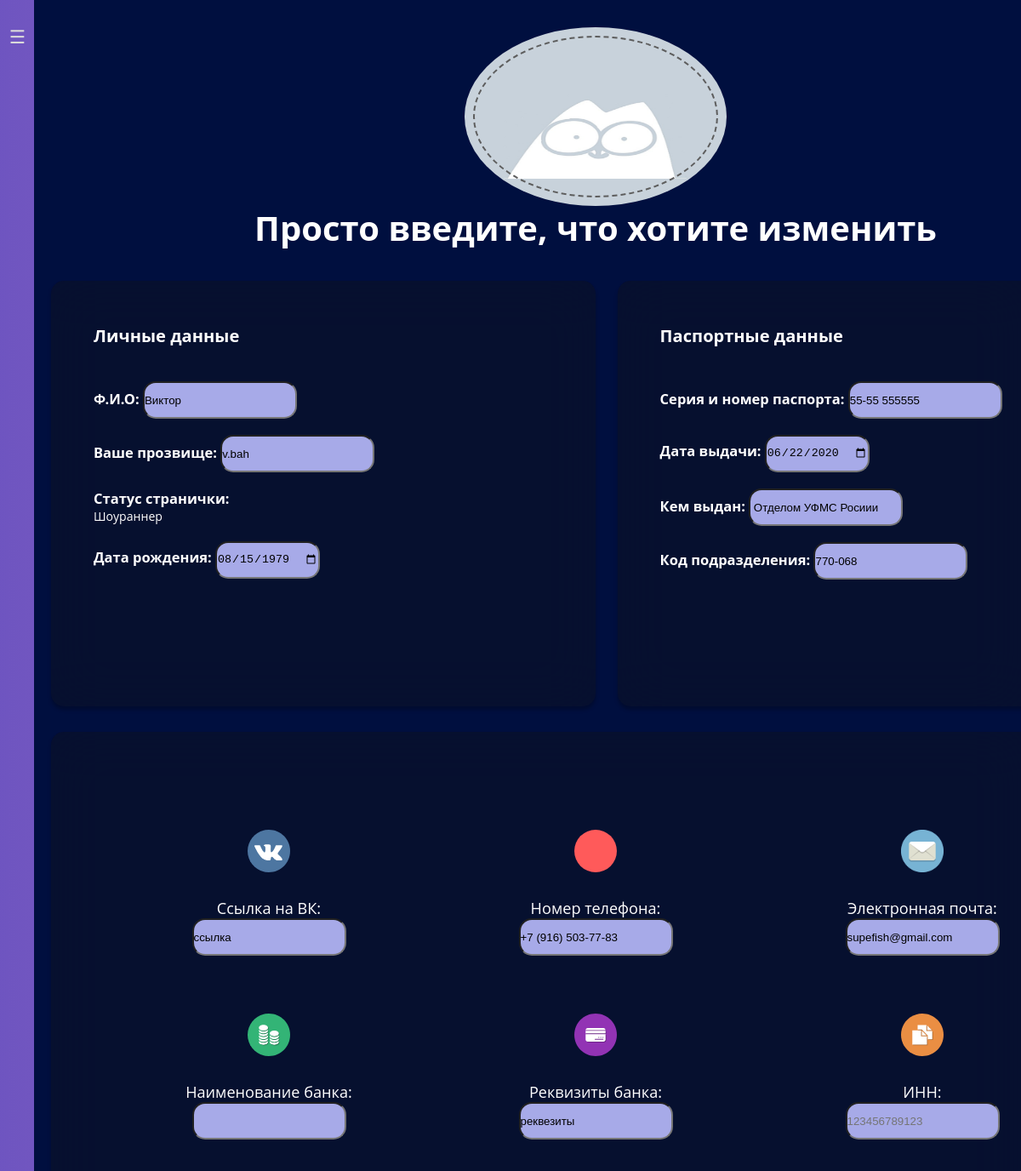
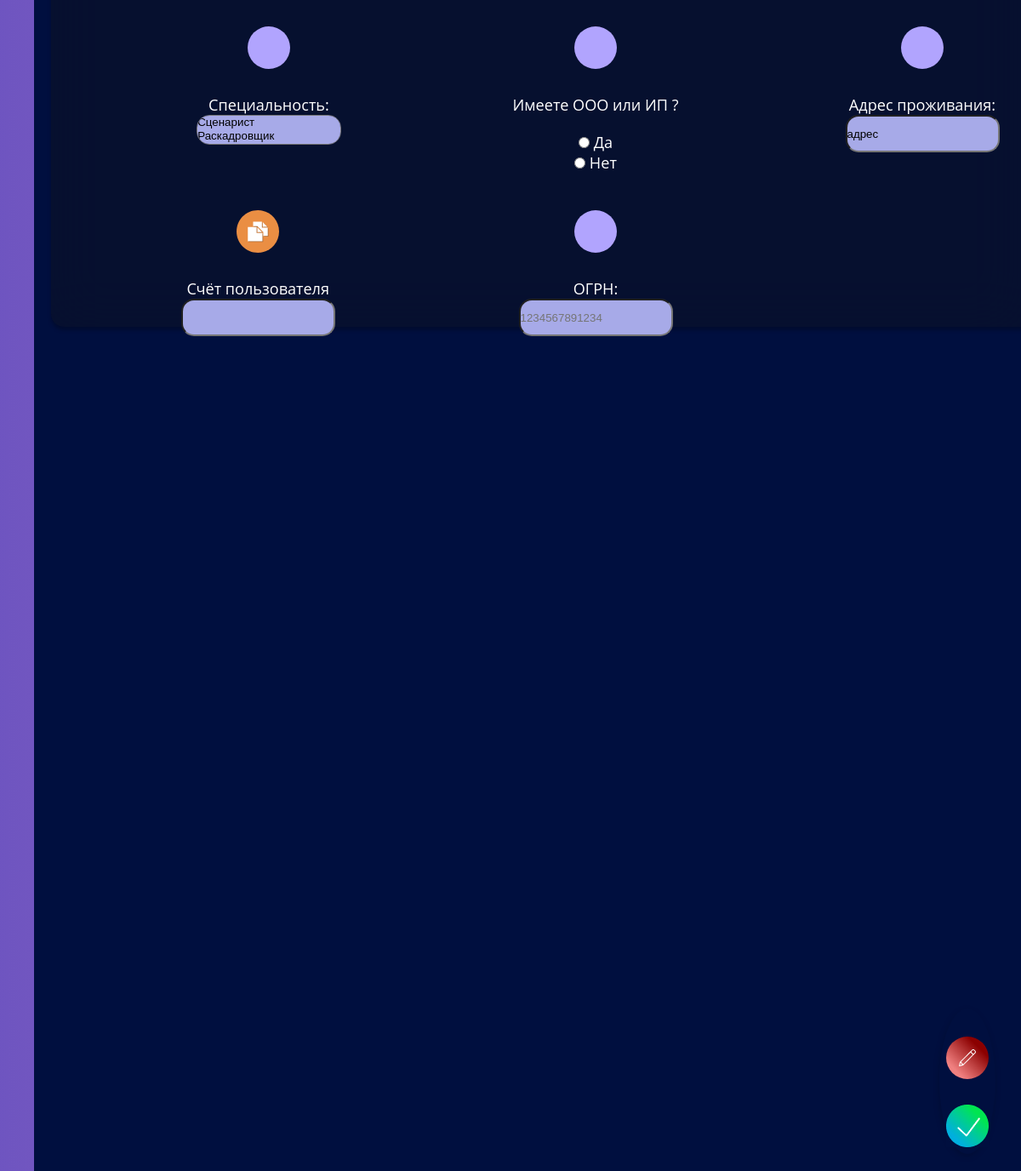
The page /cabinet_changer (signed in) on the database its author committed (2 pictures, top to bottom).
### app/models.py (models this page shows, shortened)
class Users_Data(db.Model):
    __tablename__ = 'users_Data'
    id = db.Column(db.Integer, primary_key =True) #id
    idUser = db.Column(db.Integer, db.ForeignKey('users.id'),db.ForeignKey('massege.id_user'))  # id пользователя. Берёт из user
    name = db.Column(db.String(100), nullable=True) #ФИО
    nickname = db.Column(db.String(20), nullable=True) # прозвище
    link_vk = db.Column(db.String(50), nullable=True) # ссылка на вк
    birthDAy = db.Column(db.String(100), nullable=True)# Дата рождения
    passport = db.Column(db.String(100), nullable=True)# номер паспорта
    passportData = db.Column(db.String(100), nullable=True)# дата выдачи
    passportBy = db.Column(db.String(100), nullable=True)# кем выдан паспорт
    passportCod = db.Column(db.String(100), nullable=True)# код подразделения
    address = db.Column(db.Text, nullable=True)#Адрес проживания
    bankAccount = db.Column(db.Text, nullable=True)# Личный счёт пользователя
    inn = db.Column(db.String(12), nullable=True) # инн
    bank_details = db.Column(db.String(100), nullable=True) # реквизиты банка
    bankName = db.Column(db.String(100), nullable=True) # название банка
    phone_number = db.Column(db.String(11), nullable=True) # номер телефона
    tags = db.Column(db.Text, nullable=True),#специализация
    avatar = db.Column(db.String(100), nullable=True)#аватарка пользователя
    up_ooo = db.Column(db.Integer, nullable=True) # проверка ИП и ООО, 0 - нет, 1 - да
    ogrn = db.Column(db.String(13), nullable=True)#ОГРН Пользователя
    chekManager = db.Column(db.Integer, nullable=True) # посмотрел ли профиль менеджер. 0 - профиль не заполне, 1 - профиль на проверке у менеджера, 2 - профиль проверил менеджер

class User(db.Model,UserMixin):
    __tablename__ = 'users'
    id = db.Column(db.Integer, primary_key =True) #id
    email = db.Column(db.String(20), nullable=False) # эмаил
    password_hash = db.Column(db.String(100), nullable=False) # пароль
    who  = db.Column(db.Integer)# 0 - user, 1 - showrunner, 2- admin, 3 - профиль заблокирован
    pr = db.relationship('Users_Data', backref='user', uselist=False) #Связываем таблицу User с таблицей Users_Data, где первая - родитель, вторая - наследует

### app/views.py (the view)
@app.route('/cabinet_changer',methods=['POST', 'GET'])  # Страница для изменения данных в личном кабинете и вноса изменений в базу данных
@login_required  # только зарегистрированный человек сможет зайти
def cabinet_changer():
    form = forms.PersonalForm()
    form.nickname.default = "Саня"
    error = ""
    if request.method == 'POST':
        functions.info_changer(db.session.query(models.Users_Data).filter_by(idUser=current_user.id).one())
        return redirect(url_for('cabinet'))
    return render_template('cabinet_changer.html', form=form, error = error)

### app/models.py (called while the page is built)
@login_manager.user_loader # загрузка пользователя
def load_user(id):
    return db.session.query(User).get(id)

### app/templates/cabinet_changer.html (shortened to what this page needs)
{% extends 'base.html' %}
{% block body %}
<link rel="stylesheet" href="{{ url_for ('static', filename='css/cabinet.css')}}">
<div class="container" max-width="1600px">
    <form action="" method="post" enctype="multipart/form-data">
    <div class="info1">
        <div class="avatar">
                <label for="photo" ></label>
        </div>
           <div class="login">Просто введите, что хотите изменить<br>
           </div>
    </div>
               <div class="info">
                   <div class="personal_data">
                   <h1>Личные данные</h1>
                   <h3>Ф.И.О: {{ form.name(value=current_user.pr.name)}}</h3><br>
                   <h3> Ваше прозвище: {{form.nickname(value=current_user.pr.nickname)}}</h3><br>
                   <h3>Статус странички: </h3>
                   <p>{% if current_user.who==2 %}Менеджер {% endif %}
                        {% if current_user.who==1 %}Шоураннер {% endif %}
                        {% if current_user.who==0 %}Исполнитель{% endif %}</p>
                   <h3>Дата рождения: {{form.birthDAy(value=current_user.pr.birthDAy)}}</h3>
               </div>
               <div class="passport">
                    <h1>Паспортные данные</h1>
                    <h3>Серия и номер паспорта: {{ form.passport(value=current_user.pr.passport) }}</h3><br>
                    <h3>Дата выдачи: {{ form.passportData(value=current_user.pr.passportData) }}</h3><br>
                    <h3>Кем выдан: {{ form.passportBy(value=current_user.pr.passportBy) }}</h3><br>
                    <h3>Код подразделения: {{ form.passportCod(value=current_user.pr.passportCod) }}</h3><br>
               </div>
           </div>
               <div class = "main_cab">
                    <div class="info-group">
                        <div class="email_cab">
                               <p>Электронная почта: {{form.email(value=current_user.email)}}</p></div>
                        <div class="vk_link">
                               <p>Cсылка на ВК: {{ form.link_vk(value = current_user.pr.link_vk) }}</p>
                        </div>
                       <div class="phone">
                           <svg width="50" height="50" viewBox="0 0 50 50" fill="none" xmlns="http://www.w3.org/2000/svg">
                               <circle cx="25" cy="25" r="25" fill="#FF5A5A"/>
                           </svg>
                               <p>Номер телефона: {{form.phone_number(value=current_user.pr.phone_number)}}</p></div>
                        <div class="inn_cab">
                               <p>ИНН: <br><b>{{ form.inn(value=current_user.pr.INN)}}</b></p>
                        </div>
                        <div class="bank_account_cab">
                            <p>{{form.bankAccount.label}} <br>{{form.bankAccount}}</p>
                        </div>
                        <div class="bank_details_cab">
                               <p>Реквизиты банка: {{ form.bank_details(value=current_user.pr.bank_details)}}</p></div>
                        <div class="bname">
                               <p>Наименование банка: {{ form.bankName(value=current_user.pr.bank_name)}}</p></div>
                        <div  class="spec_tags">
                           <svg width="50" height="50" viewBox="0 0 50 50" fill="none" xmlns="http://www.w3.org/2000/svg">
                               <circle cx="25" cy="25" r="25" fill="#B1A4FE"/>
                               </svg>
                               <p>Специальность: <br> {{form.tags(multiple=True)}}</p>
                        </div>
                        <div  class="ooo_up">
                            <svg width="50" height="50" viewBox="0 0 50 50" fill="none" xmlns="http://www.w3.org/2000/svg">
                                <circle cx="25" cy="25" r="25" fill="#B1A4FE"/>
                            </svg>
                            <p>Имеете ООО или ИП ?{{form.up_ooo(value=current_user.pr.up_ooo)}}</p>
                         </div>
                         <div  class="adress">
                            <svg width="50" height="50" viewBox="0 0 50 50" fill="none" xmlns="http://www.w3.org/2000/svg">
                                <circle cx="25" cy="25" r="25" fill="#B1A4FE"/>
                            </svg>
                            <p>Адрес проживания: {{ form.address(value=current_user.pr.address)}}</p>
                         </div>
                         <div class="ogrn_cab">
                            <svg width="50" height="50" viewBox="0 0 50 50" fill="none" xmlns="http://www.w3.org/2000/svg">
                                <circle cx="25" cy="25" r="25" fill="#B1A4FE"/>
                            </svg>
                            <p> ОГРН: <br> {{ form.ogrn(value=current_user.ogrn)}}</p>
                        </div>
                 </div>
               </div>
            </div>
       <div class="changing">
           <a href="/cabinet">
           </a>
           <div class="sub_ch">
            {{ form.submit() }}
            </div>
          </div>
{% endblock %}

### app/static/css/style.css (style rules this page uses)
body { background-color: #000F3F; background-image: url(../bg-fenix.svg); background-size: cover; color: white; font-family: 'Open Sans', sans-serif; }
* { margin: 0; padding: 0; }
a { text-decoration: none; color: white; }
.container { width: 1280px; height: 100vh; margin: 0px auto; top: 10%; padding-left: 5%; }
@media screen and (min-width: 320px) { html, body { margin: 0; overflow-x: hidden; } }

### rows shown on the page
Users_Data: name "Виктор", nickname "v.bah", birthDAy "08/15/1979", passport "55-55 555555", passportData "06/22/2020", passportBy "Отделом УФМС Росиии", passportCod "770-068", link_vk "ссылка", phone_number "+7 (916) 503-77-83", bank_details "реквезиты", tags "Сценарист / Раскадровщик", up_ooo "☐ Да ☐ Нет", address "адрес"
User: email "supefish@gmail.com"
